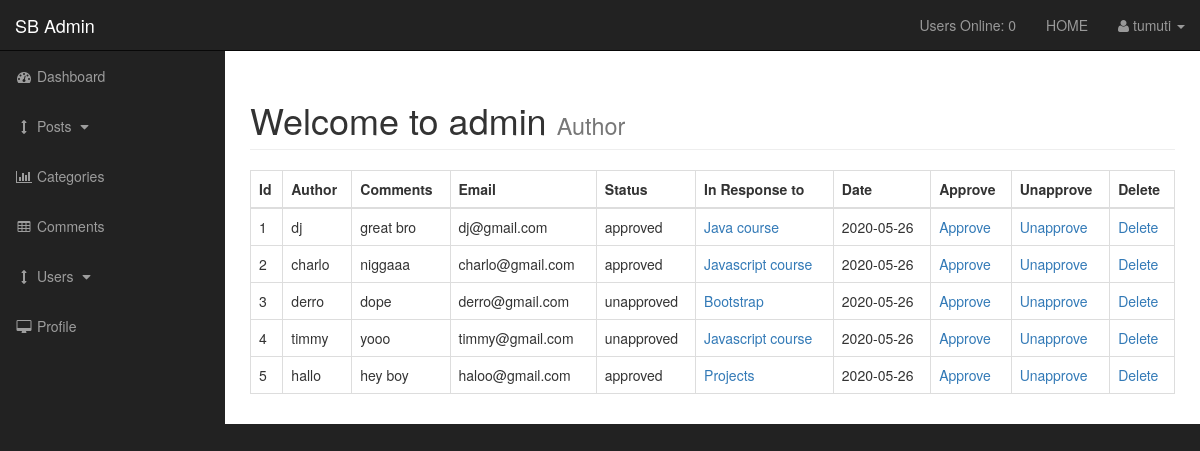
The app's page /admin/comments.php (signed in) with its own data.
### tables this page shows
CREATE TABLE `comments` (
  `comment_id` int(3) NOT NULL,
  `comment_post_id` int(3) NOT NULL,
  `comment_author` varchar(255) NOT NULL,
  `comment_email` varchar(255) NOT NULL,
  `comment_content` text NOT NULL,
  `comment_status` varchar(255) NOT NULL,
  `comment_date` date NOT NULL
);

CREATE TABLE `posts` (
  `post_id` int(3) NOT NULL,
  `post_category_id` int(3) NOT NULL,
  `post_title` varchar(255) NOT NULL,
  `post_author` varchar(255) NOT NULL,
  `post_user` varchar(255) NOT NULL,
  `post_date` date NOT NULL,
  `post_image` text NOT NULL,
  `post_content` text NOT NULL,
  `post_tags` varchar(255) NOT NULL,
  `post_comment_count` int(11) NOT NULL,
  `post_status` varchar(255) NOT NULL DEFAULT 'draft',
  `post_views_count` int(11) NOT NULL
);

### admin/includes/view_all_comments.php (the view, shortened to what this page needs)
		<table class="table table-bordered table-hover">
		<thead>
		<tr>
		<th>Id</th>
		<th>Author</th>
		<th>Comments</th>
		<th>Email</th>
		<th>Status</th>
		<th>In Response to</th>
		<th>Date</th>
		<th>Approve</th>
		<th>Unapprove</th>
		<th>Delete</th>
		</tr>
		</thead>
		<tbody>
		<?php
$query = "SELECT * FROM comments";
$select_comments = mysqli_query($connection, $query);
while($row = mysqli_fetch_assoc($select_comments)){
$comment_id = $row['comment_id'];
$comment_post_id = $row['comment_post_id'];
$comment_author = $row['comment_author'];
$comment_content = $row['comment_content'];
$comment_email = $row['comment_email'];
$comment_status = $row['comment_status'];
$comment_date= $row['comment_date'];
echo "<tr>";
	echo "<td>{$comment_id}</td>";
	echo "<td>{$comment_author}</td>";
	echo "<td>{$comment_content}</td>";
	echo "<td>{$comment_email}</td>";
	echo "<td>{$comment_status}</td>";
	$query = "SELECT * FROM posts WHERE post_id = $comment_post_id";
	$select_post_id_query = mysqli_query($connection,$query);
	while($row = mysqli_fetch_assoc($select_post_id_query)) {
		$post_id = $row['post_id'];
		$post_title = $row['post_title'];
		echo "<td><a href='../post.php?p_id=$post_id'>$post_title</a></td>";
	}
	echo "<td>{$comment_date}</td>";
echo "<td><a href='comments.php?approve=$comment_id'>Approve</a></td>";
echo "<td><a href='comments.php?unapprove=$comment_id'>Unapprove</a></td>";
echo "<td><a href='comments.php?delete=$comment_id'>Delete</a></td>";
echo "</tr>";
}
		?>
		</tbody>
		</table>

### admin/css/sb-admin.css (style rules this page uses)
body { margin-top: 100px; background-color: #222; }
@media (min-width:768px) { body { margin-top: 50px; } }

### records on screen
comments: comment_id "1", comment_author "dj", comment_content "great bro", comment_email "dj@gmail.com", comment_status "approved", comment_date "2020-05-26"
posts: post_title "Java course"
comments: comment_id "2", comment_author "charlo", comment_content "niggaaa", comment_email "charlo@gmail.com", comment_status "approved", comment_date "2020-05-26"
posts: post_title "Javascript course"
comments: comment_id "3", comment_author "derro", comment_content "dope", comment_email "derro@gmail.com", comment_status "unapproved", comment_date "2020-05-26"
posts: post_title "Bootstrap"
comments: comment_id "4", comment_author "timmy", comment_content "yooo", comment_email "timmy@gmail.com", comment_status "unapproved", comment_date "2020-05-26"
comments: comment_id "5", comment_author "hallo", comment_content "hey boy", comment_email "haloo@gmail.com", comment_status "approved", comment_date "2020-05-26"
posts: post_title "Projects"

### other values on screen
users_online() "0"
$_SESSION['username'] "tumuti"
